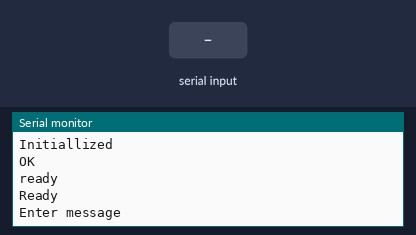
Recording of a sketch running on a simulated Arduino Uno, built with avr-gcc and run on an emulated ATmega328P. Parts: the last lines printed to the serial monitor. The inputs (shaded band) are chosen by the test bench. The modem accepts every AT command (registered, SIM ready, sends succeed) and sends nothing else.

Above: at 7.2 s.
7.3 s: "1\n" received over Serial
At 9.5 s:
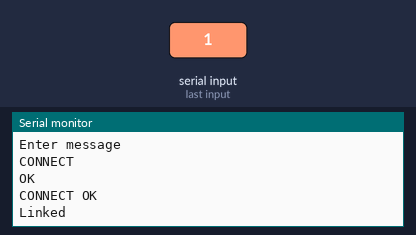
9.8 s: "1\n" received over the second serial link
At 10.3 s:
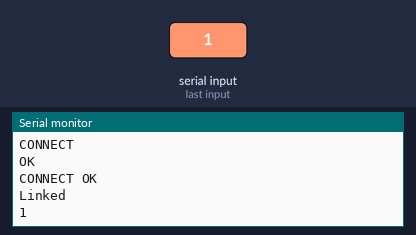
11.8 s: "0\n" received over the second serial link
At 12.4 s:
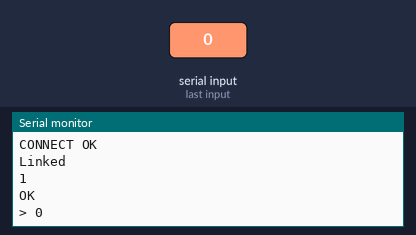

Measured:
- after the input at 7.3 s, the serial monitor: prints a new line after 1.0 s (image 1)
- after the input at 9.8 s, the serial monitor: prints a new line at once (image 2)
- after the input at 11.8 s, the serial monitor: prints a new line at once (image 3)

The sketch:

ESPpostJS_ELET2415.ino
```cpp
#include <SoftwareSerial.h>

#define DEBUG true
#define HOST_IP 169.254.182.104

SoftwareSerial esp(2,3); // make RX Arduino line is pin 2, make TX Arduino line is pin 3.
                             // This means that you need to connect the TX line from the esp to the Arduino's pin 2
                             // and the RX line from the esp to the Arduino's pin 3
String r = "";
void setup()
{
    Serial.begin(9600);
    Serial.println("Initiallized");
    esp.begin(9600); // your esp's baud rate might be different

    sendData("AT+RST\r\n",6000,DEBUG); // reset module
}

void loop()
{
    if(!esp.available()) // check if the esp is sending a message
    {

        Serial.println("Enter message");

        while(!Serial.available());

        String text = Serial.readStringUntil("\n");

        String cipStart = "AT+CIPSTART=\"TCP\",\"192.168.4.142\",1025\r\n";

        //String params = "id=1234&pot=F00&but=1";
        String params = "";
        params += text;

        //String post = "POST /length HTTP/1.1\r\nHost: 172.16.192.127\r\nContent-Type: application/x-www-form-urlencoded\r\nContent-Length: ";
        String post = "POST /browserPost HTTP/1.1\r\nHost: 192.168.4.142:1025\r\nContent-Type: application/x-www-form-urlencoded\r\nContent-Length: ";
        post += params.length();
        post += "\r\n\r\n";
        post += params;
        post += "\r\n\r\n";

        String cipSend = "AT+CIPSEND=";
        cipSend += post.length();
        cipSend += "\r\n";

        sendData(cipStart,2000,DEBUG);

        sendData(cipSend,2000,DEBUG);
        sendData(post,2000,DEBUG);
    }
}


String sendData(String command, const int timeout, boolean debug)
{
    String response = "";

    esp.print(command); // send the read character to the esp

    long int time = millis();

    while( (time+timeout) > millis())
    {
        while(esp.available())
        {

            // The esp has data so display its output to the serial window
            // char c = esp.read(); // read the next character.
            // response+=c;
            Serial.write(esp.read());
        }
    }

    if(debug)
    {
        Serial.print(response);
    }

    return response;
}
```
